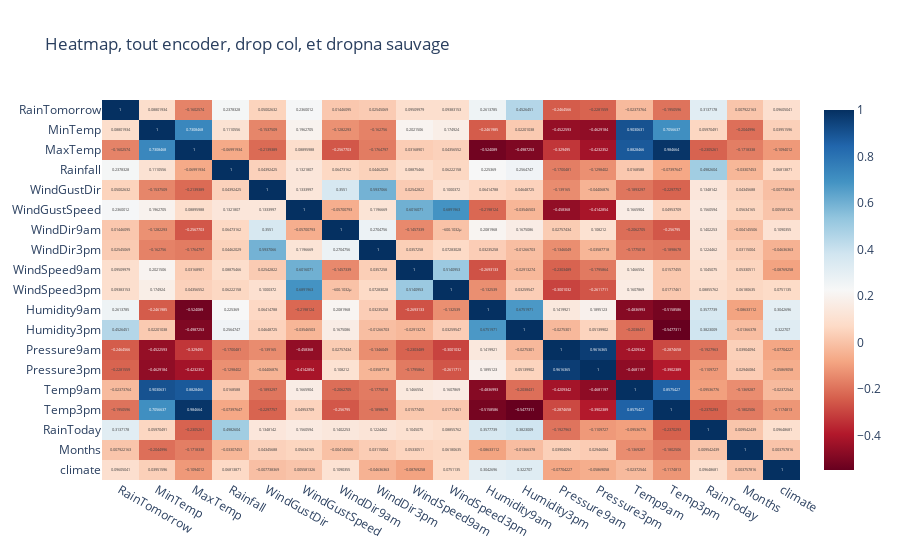

The cell this chart's notebook holds for it:
### Code cell
#je drop tout les na sans disctinctions

fig_drop_col_na = px.imshow(df_drop_col.dropna().corr(), text_auto = True, aspect = 'auto', color_continuous_scale='RdBu',
                            title = 'Heatmap, tout encoder, drop col, et dropna sauvage')
fig_drop_col_na.show()

### Figure 1 — Plotly figure (JSON) as saved in the notebook; plotly's stock layout.template omitted (floating-point values rounded to 4 significant figures; data arrays with more than 128 entries replaced by an {"elided": "..."} marker saying what was removed)
{"data": [{"coloraxis": "coloraxis", "hovertemplate": "x: %{x}<br>y: %{y}<br>color: %{z}<extra></extra>", "name": "0", "texttemplate": "%{z}", "type": "heatmap", "x": ["RainTomorrow", "MinTemp", "MaxTemp", "Rainfall", "WindGustDir", "WindGustSpeed", "WindDir9am", "WindDir3pm", "WindSpeed9am", "WindSpeed3pm", "Humidity9am", "Humidity3pm", "Pressure9am", "Pressure3pm", "Temp9am", "Temp3pm", "RainToday", "Months", "climate"], "xaxis": "x", "y": ["RainTomorrow", "MinTemp", "MaxTemp", "Rainfall", "WindGustDir", "WindGustSpeed", "WindDir9am", "WindDir3pm", "WindSpeed9am", "WindSpeed3pm", "Humidity9am", "Humidity3pm", "Pressure9am", "Pressure3pm", "Temp9am", "Temp3pm", "RainToday", "Months", "climate"], "yaxis": "y", "z": {"elided": "19x19 float values"}}], "layout": {"coloraxis": {"colorscale": [[0, "rgb(103,0,31)"], [0.1, "rgb(178,24,43)"], [0.2, "rgb(214,96,77)"], [0.3, "rgb(244,165,130)"], [0.4, "rgb(253,219,199)"], [0.5, "rgb(247,247,247)"], [0.6, "rgb(209,229,240)"], [0.7, "rgb(146,197,222)"], [0.8, "rgb(67,147,195)"], [0.9, "rgb(33,102,172)"], [1, "rgb(5,48,97)"]]}, "title": {"text": "Heatmap, tout encoder, drop col, et dropna sauvage"}, "xaxis": {"anchor": "y", "domain": [0, 1]}, "yaxis": {"anchor": "x", "autorange": "reversed", "domain": [0, 1]}}}
